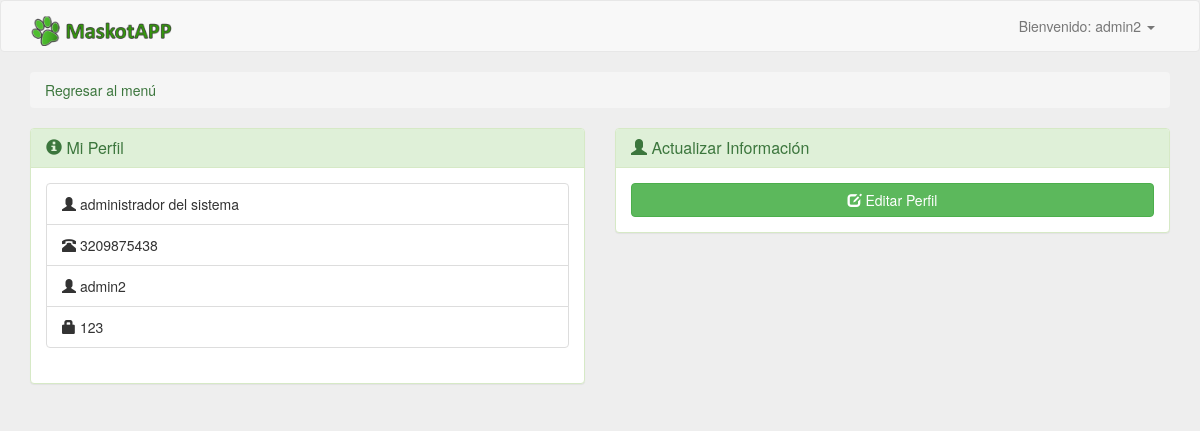
Screenshot of /perfil.php (signed in) with the database file from the repository.
### tables this page shows
CREATE TABLE IF NOT EXISTS `usuario` (
  `id_usuario` int(11) NOT NULL AUTO_INCREMENT,
  `usuario` varchar(50) NOT NULL,
  `contrasena` varchar(50) NOT NULL,
  `nombre` varchar(50) NOT NULL,
  `telefono` varchar(50) NOT NULL,
  PRIMARY KEY (`id_usuario`),
  UNIQUE KEY `usuario` (`usuario`)
);

### perfil.php (the view, shortened to what this page needs)
<?php
include("config/header.php");
if(isset($_SESSION["usuario"]))
{
?>
<nav class="navbar navbar-default">
	<div class="container">
		<div class="navbar-header">
			<a class="navbar-brand" href="#">
				<img alt="Brand" src="img/logo.png" style="max-height:30px">
			</a>
		</div>
		<div class="collapse navbar-collapse" id="navbar">
			<ul class="nav navbar-nav navbar-right">
				<li class="dropdown">
					<a href="#" class="dropdown-toggle" data-toggle="dropdown" role="button" aria-haspopup="true" aria-expanded="false">Bienvenido: <?php echo $_SESSION["usuario"]; ?> <span class="caret"></span></a>
				</li>
			</ul>
		</div>
	</div>
</nav>
<div class="container">
	<div class="row">
		<div class="col-lg-12">
			<ol class="breadcrumb">
				<li><a href="index.php">Regresar al menú</a></li>
			</ol>
		</div>
		<div class="col-lg-6">
			<div class="panel panel-success">
				<div class="panel-heading">
					<h3 class="panel-title"><i class="glyphicon glyphicon-info-sign"></i> Mi Perfil</h3>
				</div>
				<div class="panel-body">
					<ul class="list-group">
						<?php
						require("config/conexion.php");
						$user = $_SESSION["usuario"];
						$consulta = mysqli_query($con, "SELECT * FROM usuario WHERE usuario = '$user'");
						$res = mysqli_fetch_array($consulta, MYSQL_ASSOC);
						?>
						<li class="list-group-item"><i class="glyphicon glyphicon-user"></i> <?php echo $res["nombre"]; ?></li>
						<li class="list-group-item"><i class="glyphicon glyphicon-phone-alt"></i> <?php echo $res["telefono"]; ?></li>
						<li class="list-group-item"><i class="glyphicon glyphicon-user"></i> <?php echo $res["usuario"]; ?></li>
						<li class="list-group-item"><i class="glyphicon glyphicon-lock"></i> <?php echo $res["contrasena"]; ?></li>
					</ul>
				</div>
			</div>
		</div>
		<div class="col-lg-6">
			<div class="panel panel-success">
				<div class="panel-heading">
					<h3 class="panel-title"><i class="glyphicon glyphicon-user"></i> Actualizar Información</h3>
				</div>
				<div class="panel-body">
					<a class="btn btn-block btn-success" href="editar.php"><i class="glyphicon glyphicon-edit"></i> Editar Perfil</a>
				</div>
			</div>
		</div>
	</div>
</div>
<?php
}
else
{
	header('Location: index.php');
}
include("config/footer.php");
?>

### css/style.css (style rules this page uses)
body { margin:0; padding-bottom: 40px; background-color: #eee; }
a, a:hover { color:#3C763D; }

### rows the page displays
usuario: nombre "administrador del sistema", telefono "3209875438", usuario "admin2", contrasena "123"

### other values shown
$_SESSION["usuario"] "admin2"
